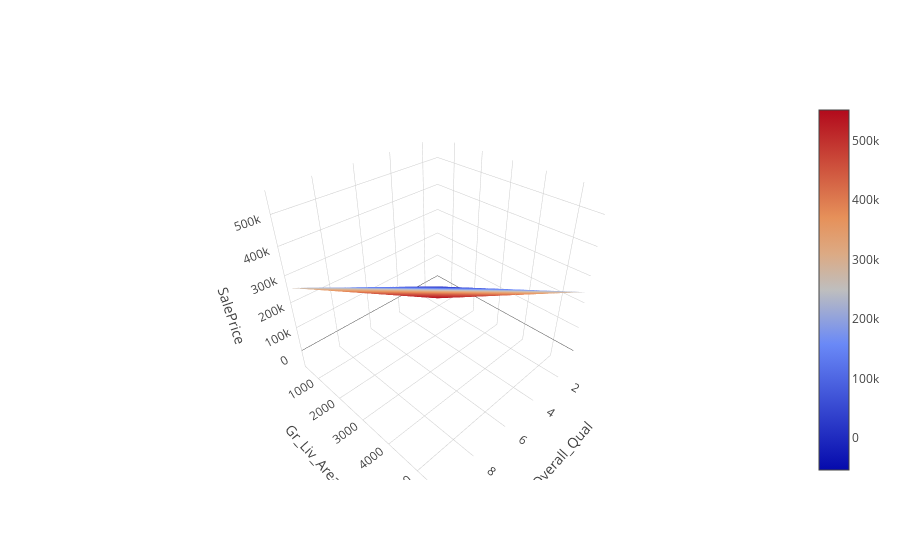

The code cell stored with this chart in its notebook:
### Code cell
viz3D(model, train, features, target)
